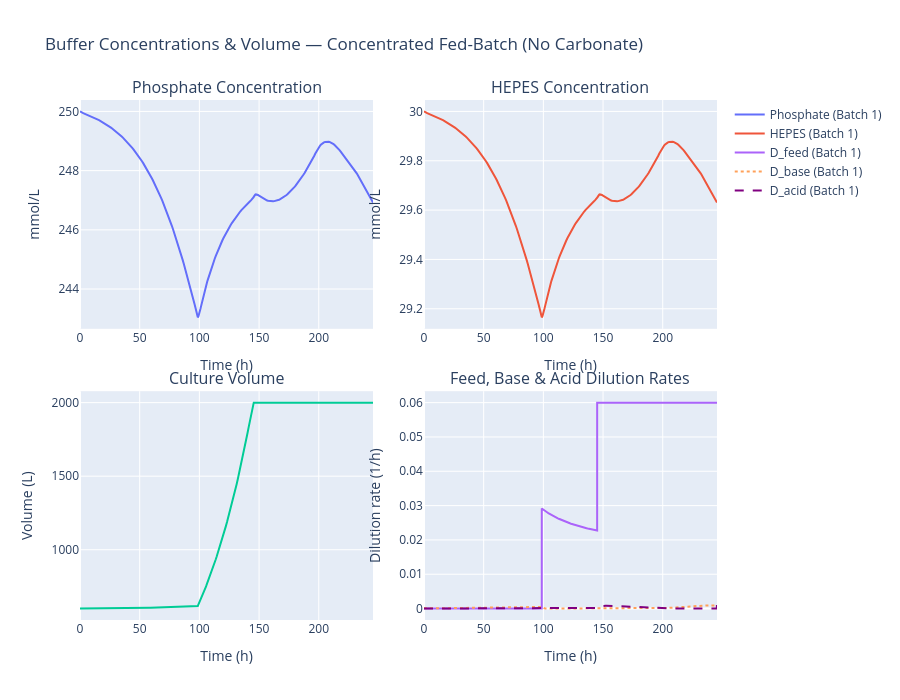
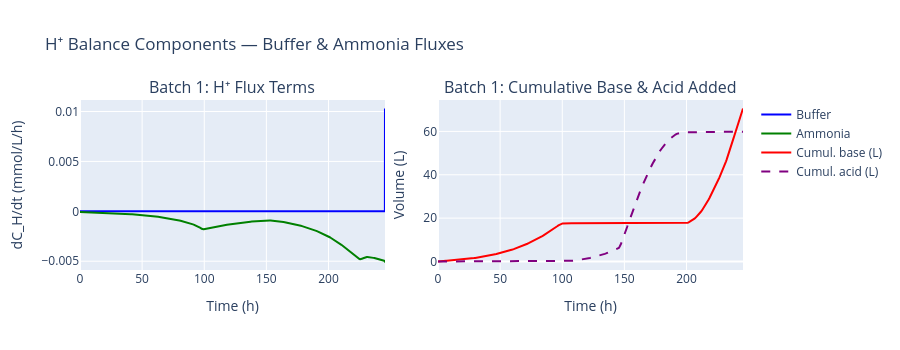

Notebook source saved alongside these figures, in order:
### Code cell
# ── Post-simulation validation visualizations for the concentrated fed-batch ──

from plotly.subplots import make_subplots
import plotly.graph_objects as go

# Extract per-batch data for convenience
batches = sim_cfb.data.batches
n_batches = len(batches)

# ── Figure 1: Buffer concentrations across all batches ──────────────────────
fig_buf = make_subplots(
    rows=2, cols=2,
    subplot_titles=(
        'Phosphate Concentration', 'HEPES Concentration',
        'Culture Volume', 'Feed, Base & Acid Dilution Rates',
    ),
    vertical_spacing=0.12, horizontal_spacing=0.08,
)
for i, b in enumerate(batches):
    t = b.t_points
    label = f'Batch {i+1}'
    fig_buf.add_trace(go.Scatter(x=t, y=b.y_points[11, :], name=f'Phosphate ({label})',
                                  legendgroup=label, line=dict(dash='solid')), row=1, col=1)
    fig_buf.add_trace(go.Scatter(x=t, y=b.y_points[12, :], name=f'HEPES ({label})',
                                  legendgroup=label, line=dict(dash='solid')), row=1, col=2)
    fig_buf.add_trace(go.Scatter(x=t, y=b.y_points[5, :], name=f'V ({label})',
                                  legendgroup=label, showlegend=False), row=2, col=1)
    fig_buf.add_trace(go.Scatter(x=t, y=b.D_list, name=f'D_feed ({label})',
                                  legendgroup=label, line=dict(dash='solid')), row=2, col=2)
    fig_buf.add_trace(go.Scatter(x=t, y=b.D_base_list, name=f'D_base ({label})',
                                  legendgroup=label, line=dict(dash='dot')), row=2, col=2)
    if b.D_acid_list is not None:
        fig_buf.add_trace(go.Scatter(x=t, y=b.D_acid_list, name=f'D_acid ({label})',
                                      legendgroup=label, line=dict(dash='dash', color='purple')), row=2, col=2)
fig_buf.update_layout(height=700, title='Buffer Concentrations & Volume — Concentrated Fed-Batch (No Carbonate)')
fig_buf.update_xaxes(title_text='Time (h)')
fig_buf.update_yaxes(title_text='mmol/L', row=1, col=1)
fig_buf.update_yaxes(title_text='mmol/L', row=1, col=2)
fig_buf.update_yaxes(title_text='Volume (L)', row=2, col=1)
fig_buf.update_yaxes(title_text='Dilution rate (1/h)', row=2, col=2)
fig_buf.show()

# ── Figure 2: H⁺ balance — buffer & ammonia fluxes ─────────────────────────
fig_h = make_subplots(
    rows=n_batches, cols=2,
    subplot_titles=[item for b_idx in range(n_batches) for item in
                    [f'Batch {b_idx+1}: H⁺ Flux Terms', f'Batch {b_idx+1}: Cumulative Base & Acid Added']],
    vertical_spacing=0.10, horizontal_spacing=0.08,
)
for i, b in enumerate(batches):
    t = b.t_points
    row = i + 1
    # dC_H/dt contributions
    fig_h.add_trace(go.Scatter(x=t, y=b.dC_H_dt_from_buffer_list,
                                name='Buffer', line=dict(color='blue')), row=row, col=1)
    fig_h.add_trace(go.Scatter(x=t, y=b.dC_H_dt_from_Amm_list,
                                name='Ammonia', line=dict(color='green')), row=row, col=1)
    # Cumulative base and acid volume added (integrate D_base * V and D_acid * V over time)
    if len(t) > 1:
        cum_base = np.cumsum(b.D_base_list * b.y_points[5, :] * np.gradient(t))
        fig_h.add_trace(go.Scatter(x=t, y=cum_base, name='Cumul. base (L)',
                                    line=dict(color='red')), row=row, col=2)
        if b.D_acid_list is not None:
            cum_acid = np.cumsum(b.D_acid_list * b.y_points[5, :] * np.gradient(t))
            fig_h.add_trace(go.Scatter(x=t, y=cum_acid, name='Cumul. acid (L)',
                                        line=dict(color='purple', dash='dash')), row=row, col=2)
fig_h.update_layout(height=350 * n_batches, title='H⁺ Balance Components — Buffer & Ammonia Fluxes')
fig_h.update_xaxes(title_text='Time (h)')
fig_h.update_yaxes(title_text='dC_H/dt (mmol/L/h)', col=1)
fig_h.update_yaxes(title_text='Volume (L)', col=2)
fig_h.show()

# ── Figure 3: Gas control — verify carbonate is disabled ───────────────────
fig_ctrl = make_subplots(
    rows=2, cols=2,
    subplot_titles=('Dissolved O₂', 'Dissolved CO₂ (should be ~0)',
                    'kLa', 'OTR / CTR'),
    vertical_spacing=0.12, horizontal_spacing=0.08,
)
for i, b in enumerate(batches):
    t = b.t_points
    label = f'Batch {i+1}'
    fig_ctrl.add_trace(go.Scatter(x=t, y=b.y_points[6, :], name=f'C_O2 ({label})'), row=1, col=1)
    fig_ctrl.add_trace(go.Scatter(x=t, y=b.y_points[7, :], name=f'C_CT ({label})'), row=1, col=2)
    fig_ctrl.add_trace(go.Scatter(x=t, y=b.kLa_list, name=f'kLa ({label})'), row=2, col=1)
    fig_ctrl.add_trace(go.Scatter(x=t, y=b.OTR_list, name=f'OTR ({label})'), row=2, col=2)
    fig_ctrl.add_trace(go.Scatter(x=t, y=b.CTR_list, name=f'CTR ({label})',
                                   line=dict(dash='dot')), row=2, col=2)
fig_ctrl.update_layout(height=600, title='Gas Control — Verify Carbonate is Disabled (C_CT ≈ 0)')
fig_ctrl.update_xaxes(title_text='Time (h)')
fig_ctrl.update_yaxes(title_text='mmol/L', row=1, col=1)
fig_ctrl.update_yaxes(title_text='mmol/L', row=1, col=2)
fig_ctrl.update_yaxes(title_text='kLa (1/h)', row=2, col=1)
fig_ctrl.update_yaxes(title_text='Rate (mmol/L/h)', row=2, col=2)
fig_ctrl.show()

# ── Figure 4: Biomass & metabolites (context for buffer demand) ────────────
fig_bio = make_subplots(
    rows=2, cols=2,
    subplot_titles=('Viable Cell Density', 'Glucose & Lactate',
                    'Glutamine & Ammonia', 'Osmolality'),
    vertical_spacing=0.12, horizontal_spacing=0.08,
)
for i, b in enumerate(batches):
    t = b.t_points
    label = f'Batch {i+1}'
    fig_bio.add_trace(go.Scatter(x=t, y=b.y_points[0, :], name=f'Xv ({label})'), row=1, col=1)
    fig_bio.add_trace(go.Scatter(x=t, y=b.y_points[1, :], name=f'Glc ({label})'), row=1, col=2)
    fig_bio.add_trace(go.Scatter(x=t, y=b.y_points[3, :], name=f'Lac ({label})',
                                  line=dict(dash='dot')), row=1, col=2)
    fig_bio.add_trace(go.Scatter(x=t, y=b.y_points[2, :], name=f'Gln ({label})'), row=2, col=1)
    fig_bio.add_trace(go.Scatter(x=t, y=b.y_points[4, :], name=f'Amm ({label})',
                                  line=dict(dash='dot')), row=2, col=1)
    fig_bio.add_trace(go.Scatter(x=t, y=b.osm_list, name=f'Osm ({label})'), row=2, col=2)
fig_bio.update_layout(height=600, title='Biomass & Metabolites — Context for Buffer Demand')
fig_bio.update_xaxes(title_text='Time (h)')
fig_bio.update_yaxes(title_text='cells/L', row=1, col=1)
fig_bio.update_yaxes(title_text='mmol/L', row=1, col=2)
fig_bio.update_yaxes(title_text='mmol/L', row=2, col=1)
fig_bio.update_yaxes(title_text='mOsm', row=2, col=2)
fig_bio.show()

# ── Print summary table ────────────────────────────────────────────────────
print('\n' + '='*80)
print('CONCENTRATED FED-BATCH BUFFER VALIDATION SUMMARY (No Carbonate)')
print('='*80)
for i, b in enumerate(batches):
    t = b.t_points
    phos_init, phos_final = b.y_points[11, 0], b.y_points[11, -1]
    hepes_init, hepes_final = b.y_points[12, 0], b.y_points[12, -1]
    c_ct_final = b.y_points[7, -1]
    d_base_max = np.max(b.D_base_list)
    d_buf_max = np.max(np.abs(b.dC_H_dt_from_buffer_list))
    d_amm_max = np.max(np.abs(b.dC_H_dt_from_Amm_list))
    print(f'\nBatch {i+1}:')
    print(f'  Phosphate:  init={phos_init:.3f}  final={phos_final:.3f}  Δ={phos_final-phos_init:+.4f} mmol/L')
    print(f'  HEPES:      init={hepes_init:.3f}  final={hepes_final:.3f}  Δ={hepes_final-hepes_init:+.4f} mmol/L')
    print(f'  C_CT final: {c_ct_final:.4e} mmol/L  (should be ≈0, carbonate disabled)')
    print(f'  D_base max: {d_base_max:.4e} 1/h')
    if b.D_acid_list is not None:
        d_acid_max = np.max(b.D_acid_list)
        cum_acid_L = np.sum(b.D_acid_list * b.y_points[5, :] * np.gradient(t))
        print(f'  D_acid max: {d_acid_max:.4e} 1/h')
        print(f'  Cumul. acid added: {cum_acid_L:.6e} L')
    print(f'  |dC_H/dt from buffer| max: {d_buf_max:.4e} mmol/L/h')
    print(f'  |dC_H/dt from NH₃|   max: {d_amm_max:.4e} mmol/L/h')
    print(f'  Duration: {t[-1]:.1f} h')
    print(f'  Termination:  {b.termination_reason}')
    print(f'  STY: {sim_cfb.data.summary_stats.get("STY_kg_m3_day", "N/A")}')
print('\n✓ All buffer visualizations generated.')

### Figure 1 — Plotly figure (JSON) as saved in the notebook; plotly's stock layout.template omitted (floating-point values rounded to 4 significant figures; data arrays with more than 128 entries replaced by an {"elided": "..."} marker saying what was removed)
{"data": [{"legendgroup": "Batch 1", "line": {"dash": "solid"}, "name": "Phosphate (Batch 1)", "type": "scatter", "x": {"elided": "404 float values"}, "xaxis": "x", "y": {"elided": "404 float values"}, "yaxis": "y"}, {"legendgroup": "Batch 1", "line": {"dash": "solid"}, "name": "HEPES (Batch 1)", "type": "scatter", "x": {"elided": "404 float values"}, "xaxis": "x2", "y": {"elided": "404 float values"}, "yaxis": "y2"}, {"legendgroup": "Batch 1", "name": "V (Batch 1)", "showlegend": false, "type": "scatter", "x": {"elided": "404 float values"}, "xaxis": "x3", "y": {"elided": "404 float values"}, "yaxis": "y3"}, {"legendgroup": "Batch 1", "line": {"dash": "solid"}, "name": "D_feed (Batch 1)", "type": "scatter", "x": {"elided": "404 float values"}, "xaxis": "x4", "y": {"elided": "404 float values"}, "yaxis": "y4"}, {"legendgroup": "Batch 1", "line": {"dash": "dot"}, "name": "D_base (Batch 1)", "type": "scatter", "x": {"elided": "404 float values"}, "xaxis": "x4", "y": {"elided": "404 float values"}, "yaxis": "y4"}, {"legendgroup": "Batch 1", "line": {"color": "purple", "dash": "dash"}, "name": "D_acid (Batch 1)", "type": "scatter", "x": {"elided": "404 float values"}, "xaxis": "x4", "y": {"elided": "404 float values"}, "yaxis": "y4"}], "layout": {"annotations": [{"font": {"size": 16}, "showarrow": false, "text": "Phosphate Concentration", "x": 0.23, "xanchor": "center", "xref": "paper", "y": 1, "yanchor": "bottom", "yref": "paper"}, {"font": {"size": 16}, "showarrow": false, "text": "HEPES Concentration", "x": 0.77, "xanchor": "center", "xref": "paper", "y": 1, "yanchor": "bottom", "yref": "paper"}, {"font": {"size": 16}, "showarrow": false, "text": "Culture Volume", "x": 0.23, "xanchor": "center", "xref": "paper", "y": 0.44, "yanchor": "bottom", "yref": "paper"}, {"font": {"size": 16}, "showarrow": false, "text": "Feed, Base & Acid Dilution Rates", "x": 0.77, "xanchor": "center", "xref": "paper", "y": 0.44, "yanchor": "bottom", "yref": "paper"}], "height": 700, "title": {"text": "Buffer Concentrations & Volume — Concentrated Fed-Batch (No Carbonate)"}, "xaxis": {"anchor": "y", "domain": [0, 0.46], "title": {"text": "Time (h)"}}, "xaxis2": {"anchor": "y2", "domain": [0.54, 1], "title": {"text": "Time (h)"}}, "xaxis3": {"anchor": "y3", "domain": [0, 0.46], "title": {"text": "Time (h)"}}, "xaxis4": {"anchor": "y4", "domain": [0.54, 1], "title": {"text": "Time (h)"}}, "yaxis": {"anchor": "x", "domain": [0.56, 1], "title": {"text": "mmol/L"}}, "yaxis2": {"anchor": "x2", "domain": [0.56, 1], "title": {"text": "mmol/L"}}, "yaxis3": {"anchor": "x3", "domain": [0, 0.44], "title": {"text": "Volume (L)"}}, "yaxis4": {"anchor": "x4", "domain": [0, 0.44], "title": {"text": "Dilution rate (1/h)"}}}}

### Figure 2 — Plotly figure (JSON) as saved in the notebook; plotly's stock layout.template omitted (floating-point values rounded to 4 significant figures; data arrays with more than 128 entries replaced by an {"elided": "..."} marker saying what was removed)
{"data": [{"line": {"color": "blue"}, "name": "Buffer", "type": "scatter", "x": {"elided": "404 float values"}, "xaxis": "x", "y": {"elided": "404 float values"}, "yaxis": "y"}, {"line": {"color": "green"}, "name": "Ammonia", "type": "scatter", "x": {"elided": "404 float values"}, "xaxis": "x", "y": {"elided": "404 float values"}, "yaxis": "y"}, {"line": {"color": "red"}, "name": "Cumul. base (L)", "type": "scatter", "x": {"elided": "404 float values"}, "xaxis": "x2", "y": {"elided": "404 float values"}, "yaxis": "y2"}, {"line": {"color": "purple", "dash": "dash"}, "name": "Cumul. acid (L)", "type": "scatter", "x": {"elided": "404 float values"}, "xaxis": "x2", "y": {"elided": "404 float values"}, "yaxis": "y2"}], "layout": {"annotations": [{"font": {"size": 16}, "showarrow": false, "text": "Batch 1: H⁺ Flux Terms", "x": 0.23, "xanchor": "center", "xref": "paper", "y": 1, "yanchor": "bottom", "yref": "paper"}, {"font": {"size": 16}, "showarrow": false, "text": "Batch 1: Cumulative Base & Acid Added", "x": 0.77, "xanchor": "center", "xref": "paper", "y": 1, "yanchor": "bottom", "yref": "paper"}], "height": 350, "title": {"text": "H⁺ Balance Components — Buffer & Ammonia Fluxes"}, "xaxis": {"anchor": "y", "domain": [0, 0.46], "title": {"text": "Time (h)"}}, "xaxis2": {"anchor": "y2", "domain": [0.54, 1], "title": {"text": "Time (h)"}}, "yaxis": {"anchor": "x", "domain": [0, 1], "title": {"text": "dC_H/dt (mmol/L/h)"}}, "yaxis2": {"anchor": "x2", "domain": [0, 1], "title": {"text": "Volume (L)"}}}}
